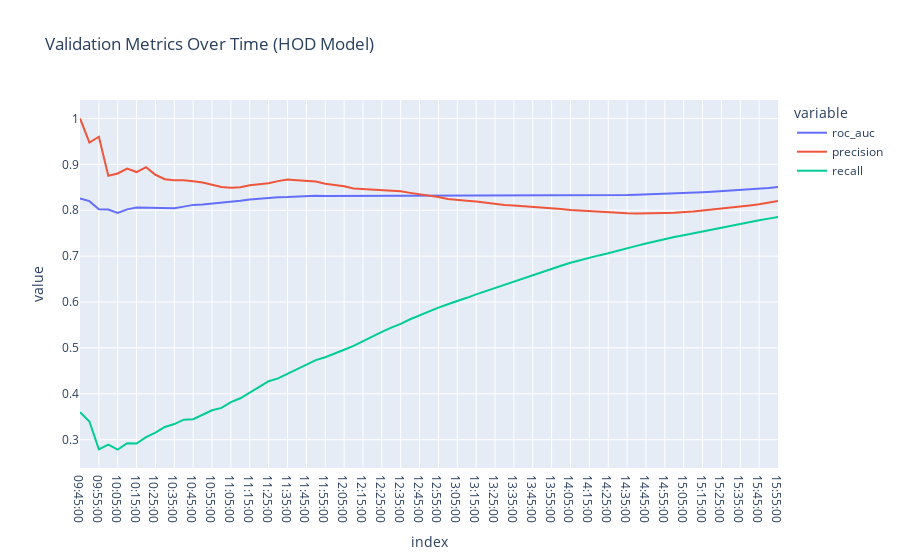

The notebook cell saved with this chart:
### Code cell
import datetime
import plotly.express as px


time_range = [datetime.time(hour, minute) for hour in range(9, 16) for minute in range(0, 60, 5)]
time_range = [x for x in time_range if x >= datetime.time(9,45)]
df_val = pd.DataFrame()
for t in time_range:
    X_val = X_test.loc[X_test['time'] <= t].copy()
    y_val = y_test.loc[X_val.index, 'hod_in'].copy()

    y_pred_val = pipeline.predict_proba(X_val)[:,-1]

    df_val.loc[t, [
        'roc_auc',
        'precision',
        'recall'
    ]] =  roc_auc_score(y_val, y_pred_val), precision_score(y_val, y_pred_val > 0.5), recall_score(y_val, y_pred_val > 0.5)


fig = px.line(df_val, title='Validation Metrics Over Time (HOD Model)')
fig.show()
